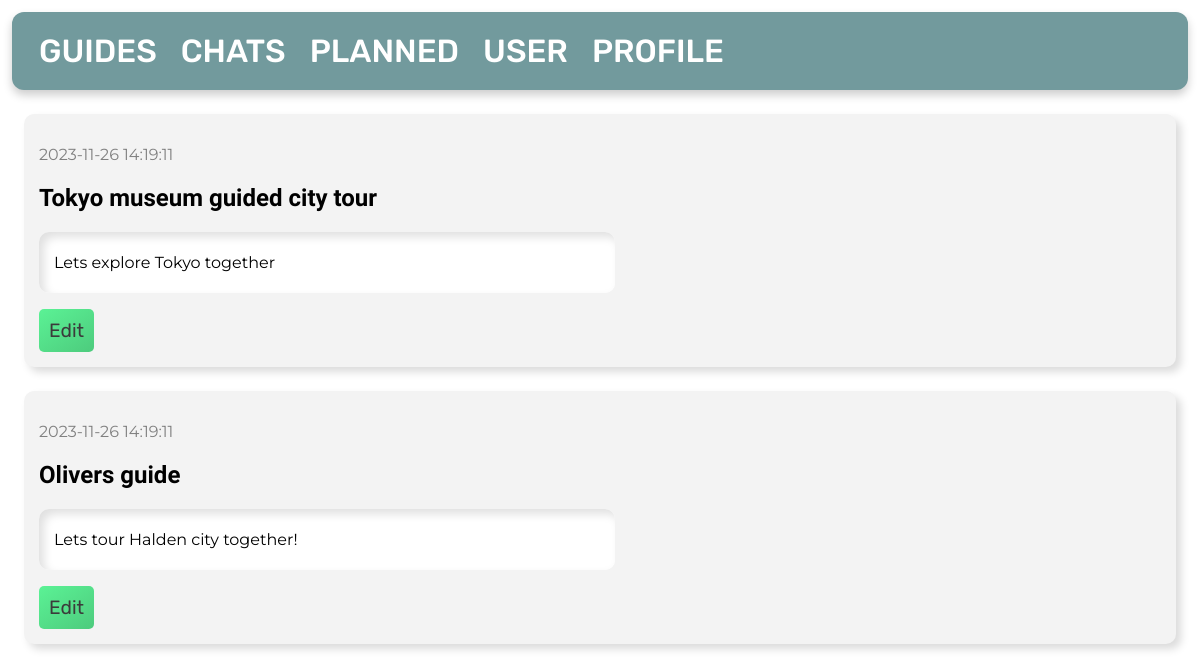
Before: /my-guides/ with the older database file.
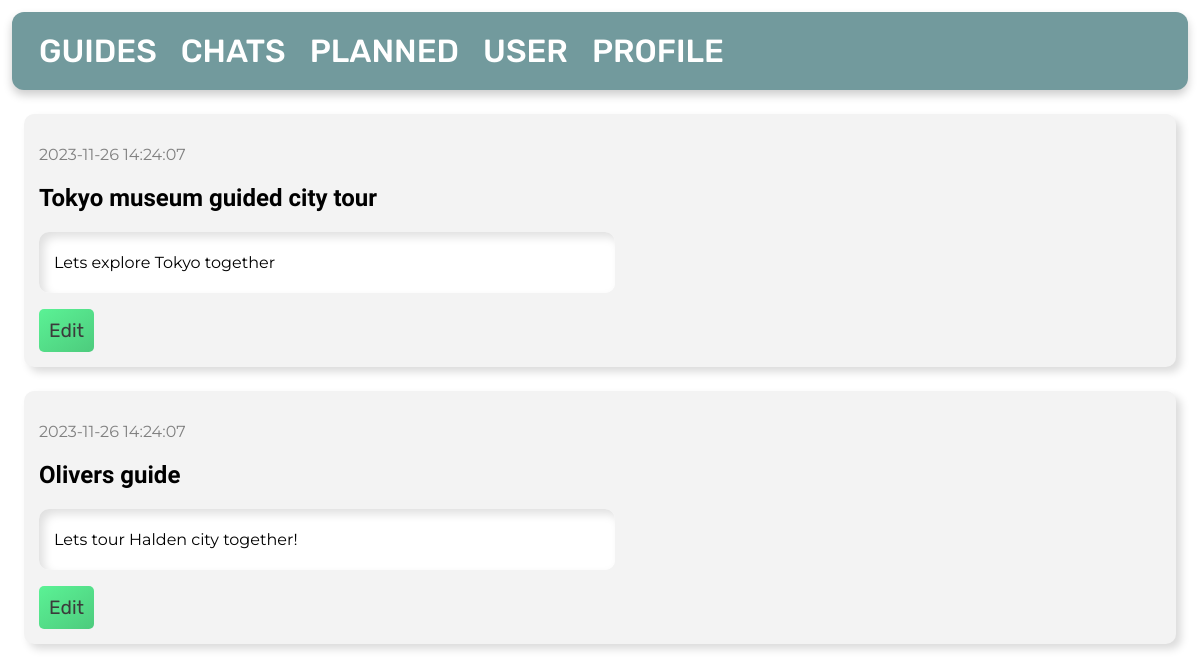
After: the same page with the newer database file.
### tables this page shows
CREATE TABLE posts
(
    id       INTEGER PRIMARY KEY AUTOINCREMENT,
    byUser   INTEGER,
    created  TIMESTAMP NOT NULL DEFAULT CURRENT_TIMESTAMP,
    title    TEXT      NOT NULL,
    content  TEXT      NOT NULL,
    country  TEXT      NOT NULL,
    city     TEXT      NOT NULL,
    language TEXT,
    price    INTEGER   NOT NULL,
    type     TEXT,
    FOREIGN KEY (byUser) REFERENCES user (id)
);

### app.py (the view)
@app.route('/my-guides/')
def guides():
    global user_id
    db = get_db_connection()
    posts = db.execute('SELECT * FROM posts, user WHERE byUser = ? AND user.id = posts.byUser ORDER BY posts.id DESC',
                       (user_id,)).fetchall()
    db.close()
    return render_template('my-guides.html', posts=posts)

### app.py (called while the page is built)
def get_db_connection():
    db = sqlite3.connect('database.db')
    db.row_factory = sqlite3.Row
    return db

### templates/my-guides.html
{% extends 'base.html' %}
{% block content %}
    {% for post in posts %}
        <div class='post'>
            <p id="date">{{ post['created'] }}</p>
            <h2>{{ post['title'] }}</h2>
            <div id="textsec">
                <p>{{ post['content'] }}</p>
            </div>
            <a href="{{ url_for('edit', id=post['id']) }}">Edit</a>
        </div>
    {% endfor %}
{% endblock %}

Changed rows visible on the page:
changed posts "Tokyo museum guided city tour": created "2023-11-26 14:19:11" → "2023-11-26 14:24:07"
changed posts "Olivers guide": created "2023-11-26 14:19:11" → "2023-11-26 14:24:07"
